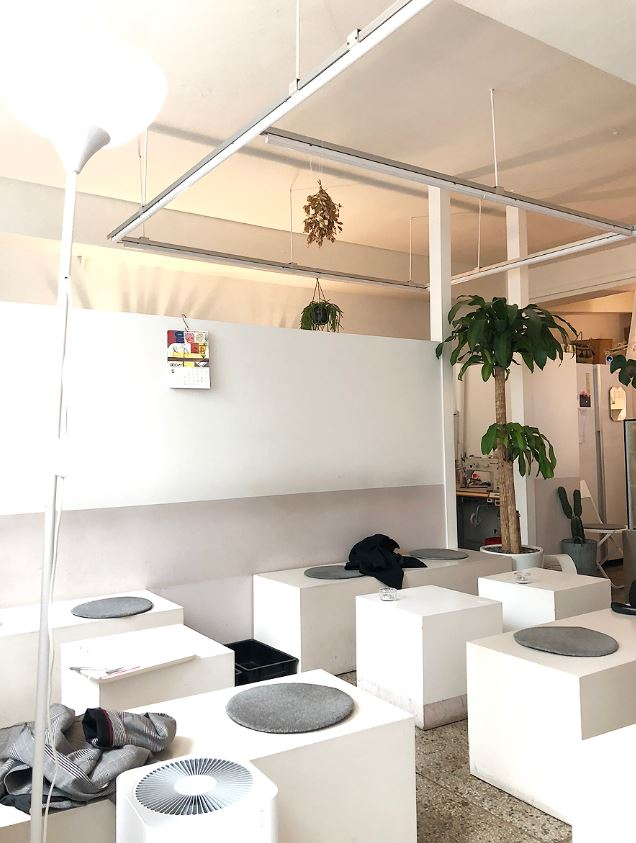
#> input picture image_cluster/cafe_image/cs _jg_03.png, 636 x 843 px, given in place of ss_dj_01.png, which was not available
$ jupyter execute code_ImgCluster_soryeong_ver04.ipynb
#> lines starting #> are read from the running program, lines starting #| are printed output that depends on the picture
[cell 1]
import numpy as np
import cv2
import matplotlib.image as mpimg
from matplotlib import pyplot as plt
from sklearn.cluster import KMeans

[cell 2]
'''출처 : https://github.com/inyl/my_notebook/blob/master/open_cv/image_color_cluster.ipynb'''

[cell 3]
def centroid_histogram(clt):
    '''
    # grab the number of different clusters and create a histogram
    히스토그램 형식으로 색을 반환
    based on the number of pixels assigned to each cluster
    각 클러스터의 픽셀의 숫자를 기반으로 함
    '''
    numLabels = np.arange(0, len(np.unique(clt.labels_)) + 1)
    (hist, _) = np.histogram(clt.labels_, bins=numLabels)

    # normalize the histogram, such that it sums to one
    hist = hist.astype("float")
    hist /= hist.sum()  # hist = hist/hist.sum()

    # return the histogram
    return hist

[cell 4]
def plot_colors(hist, centroids):
    '''
    initialize the bar chart representing the relative frequency of each of the colors
    각 색의 빈도를 나타내는 바 차트를 초기화
    '''
    bar = np.zeros((50, 300, 3), dtype="uint8")
    startX = 0

    # loop over the percentage of each cluster and the color of each cluster
    for (percent, color) in zip(hist, centroids):
        # plot the relative percentage of each cluster
        endX = startX + (percent * 300)
        cv2.rectangle(bar, (int(startX), 0), (int(endX), 50),
                      color.astype("uint8").tolist(), -1)
        startX = endX

    # return the bar chart
    return bar

[cell 5]
def image_color_cluster(image_path, k = 5):
#> called with image_path = './cafe_image/ss_dj_01.png', k = 5
    image = cv2.imread(image_path)
#> image is the input picture: shape (843, 636, 3); mean B, G, R 183.2, 195.4, 205.6
    # image의 shape을 찍어보면, height, width, channel 순으로 나옴
    # channel은 RGB를 말함
    image = cv2.cvtColor(image, cv2.COLOR_BGR2RGB)
    # cv에서는 RGB가 아닌 BGR 순으로 나오기 때문에 순서를 RGB로 전환
    image = image.reshape((image.shape[0] * image.shape[1], 3))
    # shape의 0,1번째 즉, height와 width를 통합시킴

    clt = KMeans(n_clusters = k)  # 평균 알고리즘 KMeans
    clt.fit(image)

    hist = centroid_histogram(clt)
    bar = plot_colors(hist, clt.cluster_centers_)
#> after the loop in plot_colors, `for (percent, color) in zip(hist, centroids):`:
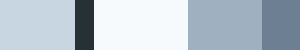
#> bar: shape (50, 300, 3); mean of channels 0, 1, 2 204.7, 194.4, 182.4; drawn as B, G, R

    plt.figure()
    plt.axis("off")
    plt.imshow(bar)
    plt.show()


$ run again, on image_cluster/cafe_image/cs_jg_09.png
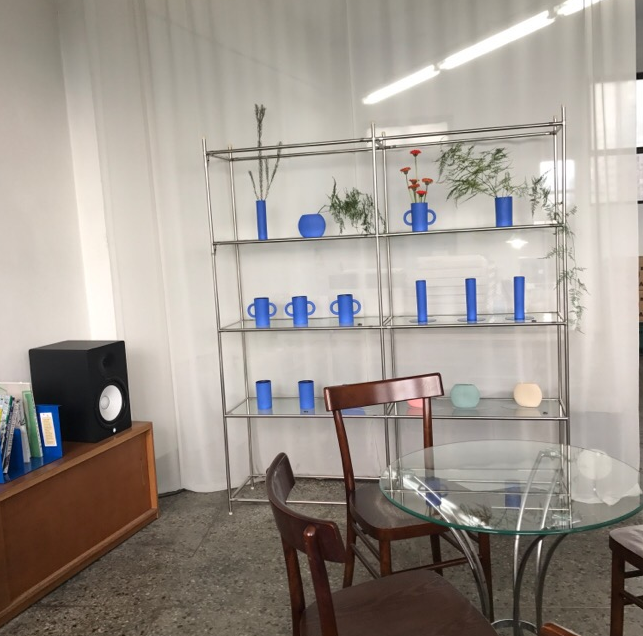
#> input picture image_cluster/cafe_image/cs_jg_09.png, 643 x 636 px, given in place of ss_dj_01.png, which was not available
#> in image_color_cluster, image is the input picture: shape (636, 643, 3); mean B, G, R 143.3, 151, 158.7
#> after the loop in plot_colors, `for (percent, color) in zip(hist, centroids):`:
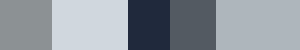
#> bar: shape (50, 300, 3); mean of channels 0, 1, 2 158, 150.1, 142.9; drawn as B, G, R

$ run again, on image_cluster/cafe_image/cs_jr_02.png
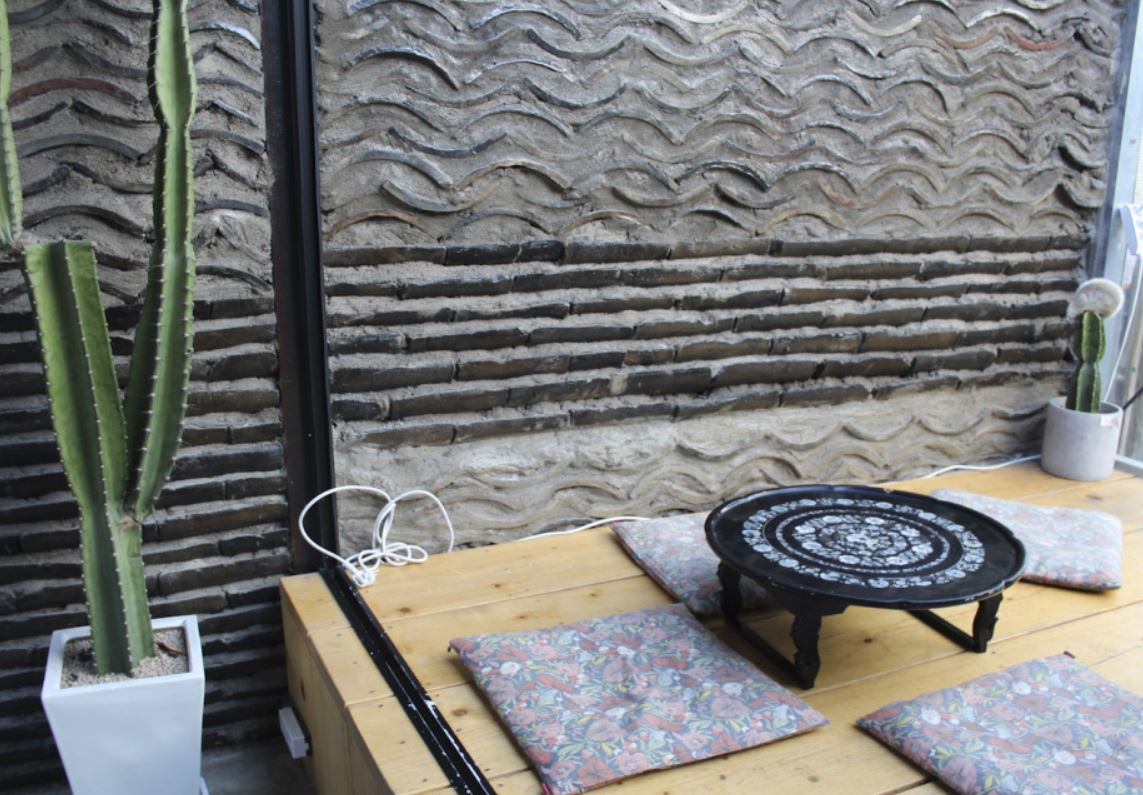
#> input picture image_cluster/cafe_image/cs_jr_02.png, 1143 x 795 px, given in place of ss_dj_01.png, which was not available
#> in image_color_cluster, image is the input picture: shape (795, 1143, 3); mean B, G, R 120.4, 122.1, 121
#> after the loop in plot_colors, `for (percent, color) in zip(hist, centroids):`:
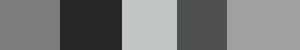
#> bar: shape (50, 300, 3); mean of channels 0, 1, 2 120.8, 121.8, 120.4; drawn as B, G, R

$ run again, on image_cluster/cafe_image/cs_jr_05.png
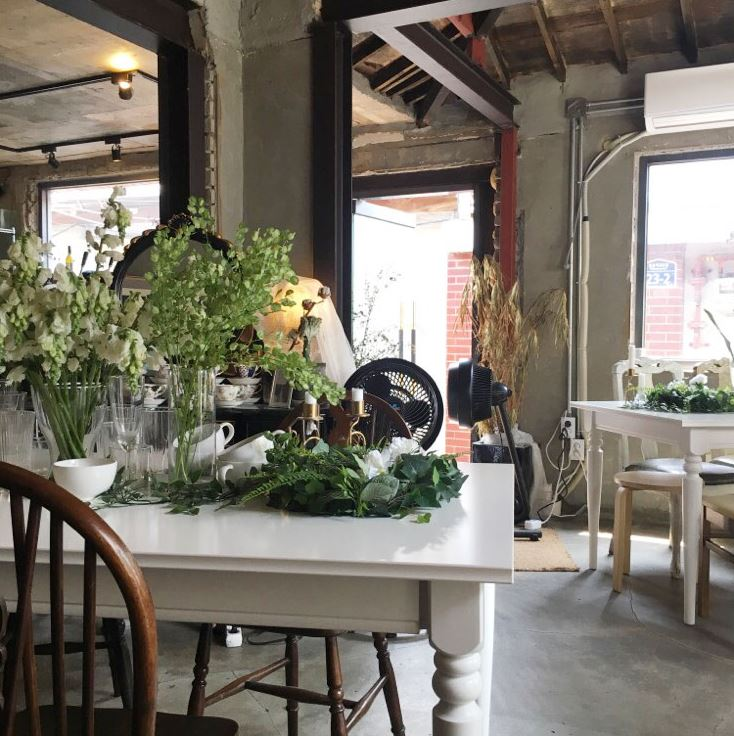
#> input picture image_cluster/cafe_image/cs_jr_05.png, 734 x 736 px, given in place of ss_dj_01.png, which was not available
#> in image_color_cluster, image is the input picture: shape (736, 734, 3); mean B, G, R 104.6, 115.5, 121.2
#> after the loop in plot_colors, `for (percent, color) in zip(hist, centroids):`:
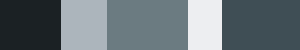
#> bar: shape (50, 300, 3); mean of channels 0, 1, 2 120.4, 114.9, 104; drawn as B, G, R
